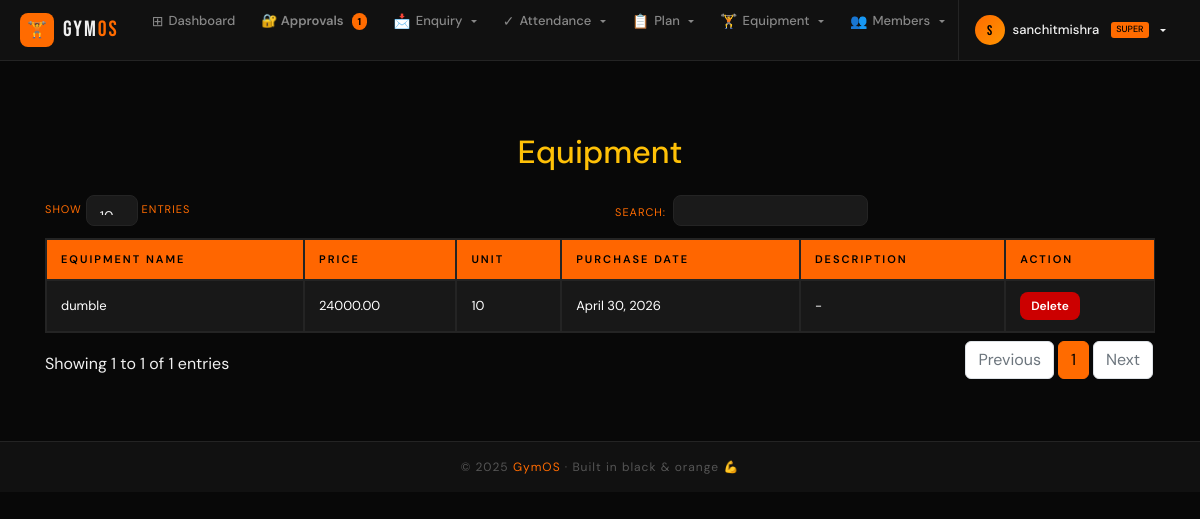
/view_equipment/ (signed in), run on the app's committed database.
### djangogym1/models.py (models this page shows, shortened)
class Equipment(models.Model):
    user = models.ForeignKey(User, on_delete=models.CASCADE, null=True, blank=True, related_name='equipment_items')
    name = models.CharField(max_length=100)
    price = models.DecimalField(max_digits=10, decimal_places=2)
    unit = models.CharField(max_length=60)
    date = models.DateField()
    description = models.TextField()

### djangogym1/views.py (the view)
# urls.py: path('view_equipment/', views.View_Equipment, name='view_equipment'),
def View_Equipment(request):
    if not request.user.is_staff:
        return redirect('login')
    equipment = Equipment.objects.filter(user=request.user)
    return render(request, 'view_equipment.html', {'equipment': equipment})

### djangogym1/context_processors.py (called while the page is built)
def pending_count(request):
    if request.user.is_authenticated and request.user.is_superuser:
        count = AdminProfile.objects.filter(is_approved=False).count()
        return {'pending_count': count}
    return {'pending_count': 0}

### djangogym1/templates/view_equipment.html (shortened to what this page needs)
{% extends 'navigationbar.html' %}
{% block body %}
<div class="container mt-5">
    <h2 class="text-center text-warning mb-4">Equipment</h2>
    <table id="equipmentTable" class="table table-bordered table-hover">
        <thead class="thead-dark">
            <tr>
                <th>Equipment Name</th>
                <th>Price</th>
                <th>Unit</th>
                <th>Purchase Date</th>
                <th>Description</th>
                <th>Action</th>
            </tr>
        </thead>
        <tbody>
            {% for eq in equipment %}
            <tr>
                <td>{{ eq.name }}</td>
                <td>{{ eq.price }}</td>
                <td>{{ eq.unit }}</td>
                <td>{{ eq.date }}</td>
                <td>{{ eq.description|default:"-" }}</td>
                <td>
                    <a href="{% url 'delete_equipment' eq.id %}" class="btn btn-sm btn-danger">
                        Delete
                    </a>
                </td>
            </tr>
            {% endfor %}
        </tbody>
    </table>
</div>
<link rel="stylesheet" href="https://cdn.datatables.net/1.13.6/css/dataTables.bootstrap4.min.css">
{% endblock %}

### djangogym1/templates/navigationbar.html (shortened to what this page needs)
<!doctype html>
<html lang="en">
<head>
    {% load static %}
    <link rel="stylesheet" href="https://cdn.jsdelivr.net/npm/bootstrap@4.6.2/dist/css/bootstrap.min.css">
</head>
<body>
<nav class="gymos-nav">
    <div class="nav-inner">
        <a class="nav-brand" href="{% if request.user.is_staff %}{% url 'home' %}{% else %}{% url 'homepage' %}{% endif %}">
            <div class="brand-icon">🏋️</div>
            <div class="brand-text">Gym<span>OS</span></div>
        </a>
        {% if request.user.is_authenticated and request.user.is_staff %}
        <ul class="nav-links">
            <li>
                <a class="nav-link {% if request.path == '/home/' %}active{% endif %}" href="{% url 'home' %}">
                    <span class="nav-icon">⊞</span> Dashboard
                </a>
            </li>
            {% if request.user.is_superuser %}
            <li>
                <a class="nav-link approval-link" href="{% url 'approve_admins' %}">
                    🔐 Approvals
                    {% if pending_count %}<span class="ap-badge-dot">{{ pending_count }}</span>{% endif %}
                </a>
            </li>
            {% endif %}
            <li class="dropdown">
                <a class="nav-link dropdown-toggle" href="#" data-toggle="dropdown"><span class="nav-icon">📩</span> Enquiry</a>
            </li>
            <li class="dropdown">
                <a class="nav-link dropdown-toggle" href="#" data-toggle="dropdown"><span class="nav-icon">✓</span> Attendance</a>
            </li>
            <li class="dropdown">
                <a class="nav-link dropdown-toggle" href="#" data-toggle="dropdown"><span class="nav-icon">📋</span> Plan</a>
            </li>
            <li class="dropdown">
                <a class="nav-link dropdown-toggle" href="#" data-toggle="dropdown"><span class="nav-icon">🏋</span> Equipment</a>
            </li>
            <li class="dropdown">
                <a class="nav-link dropdown-toggle" href="#" data-toggle="dropdown"><span class="nav-icon">👥</span> Members</a>
            </li>
        </ul>
        <div class="nav-user-area">
            <div class="dropdown">
                <button class="user-btn dropdown-toggle" data-toggle="dropdown">
                    <div class="user-avatar">{{ request.user.username|first|upper }}</div>
                    <span class="user-name">{{ request.user.username }}</span>
                    {% if request.user.is_superuser %}<span class="super-pill">SUPER</span>{% endif %}
                </button>
            </div>
        </div>
        {% endif %}
    </div>
</nav>
<div class="page-wrap">
    {% block body %}{% endblock %}
</div>
<footer class="gymos-footer">
    © 2025 <span>GymOS</span> · Built in black & orange 💪
</footer>
</body>
</html>

### djangogym1/templates/view_equipment.html (style rules this page uses)
.table { color: #fff !important; background-color: #1a1a1a !important; }
.table-bordered td, .table-bordered th { border: 1px solid #444 !important; }
.thead-dark th { background-color: #ff6600 !important; color: #000 !important; font-weight: 600; }
.btn-danger { background-color: #cc0000 !important; border: none; }

### data on the page
Equipment: name "dumble", price "24000.00", unit "10", date "April 30, 2026", description "-"

### other printed values
{{ pending_count }} "1"
{{ request.user.username|first|upper }} "S"
{{ request.user.username }} "sanchitmishra"
